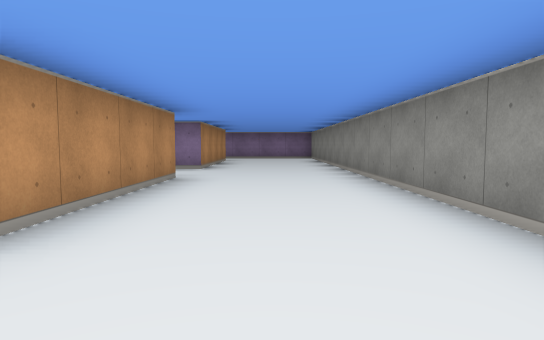
view 1 (above)

20 first-person views from a walk through a cub3D level. The camera is about half as high as the walls, tilts 4° down and sees 75° across. The floor is counted in squares. Each view is taken from the middle of a square. On the plan, view 1 faces up. The plan holds only what a view shows up to about 9 squares ahead; the rest is blank.

view 2
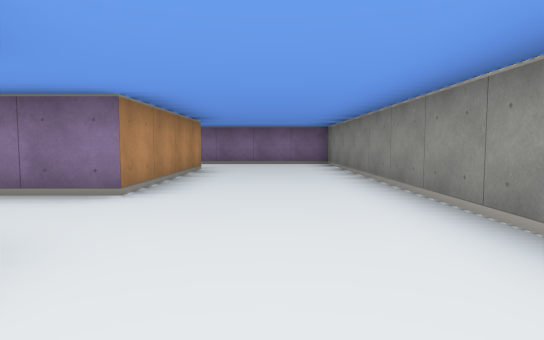

view 3
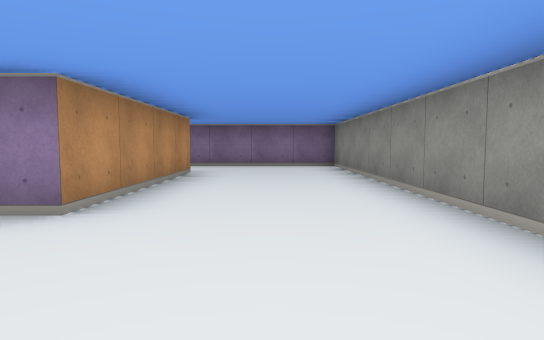

view 4
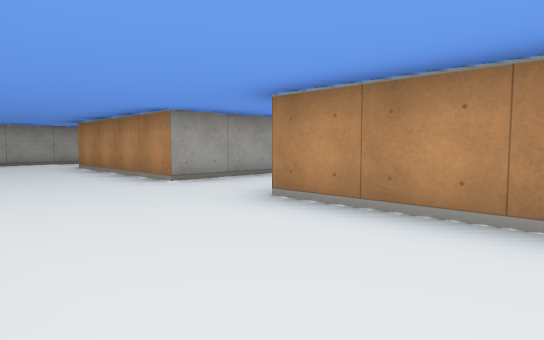

view 5
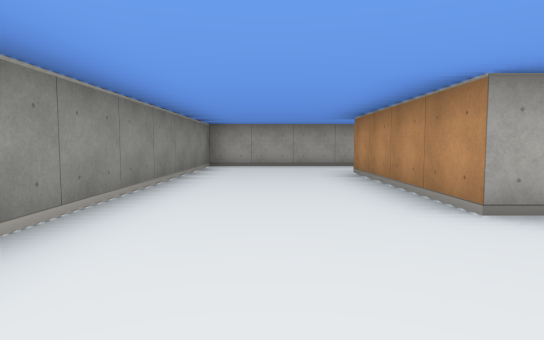

view 6
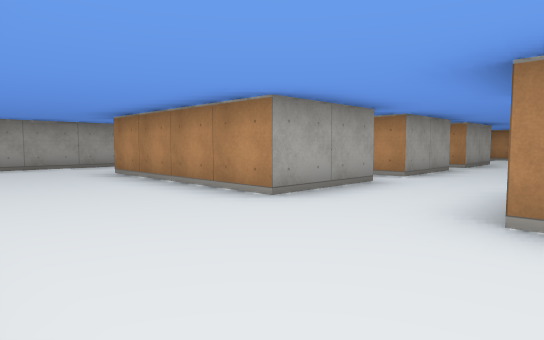

view 7
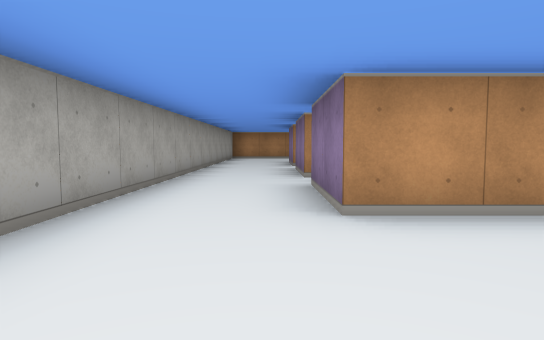

view 8
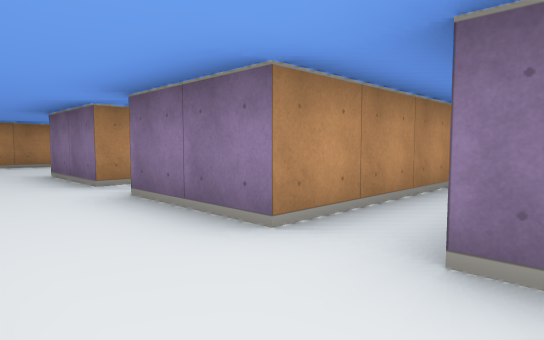

view 9
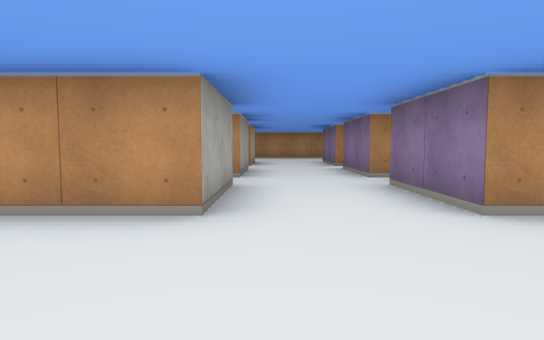

view 10
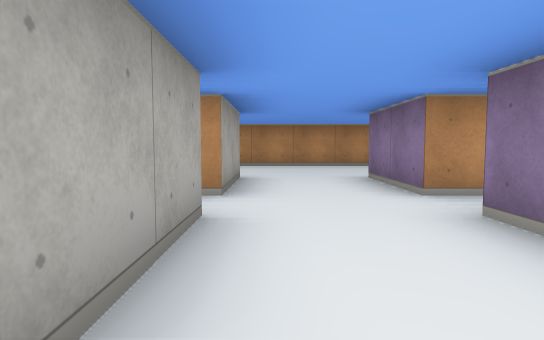

view 11
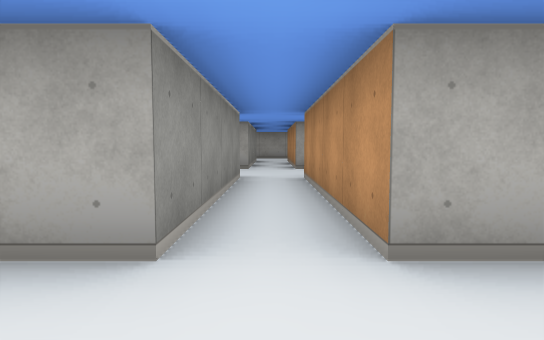

view 12
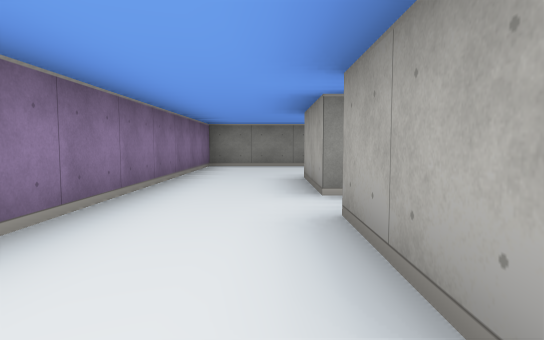

view 13
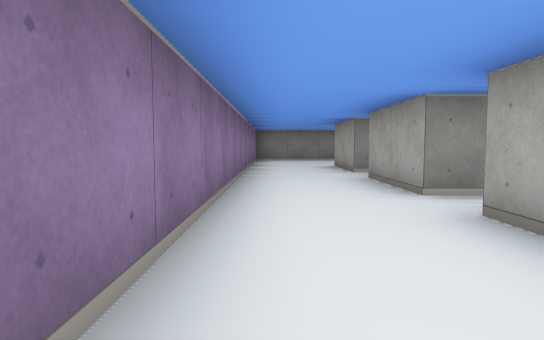

view 14
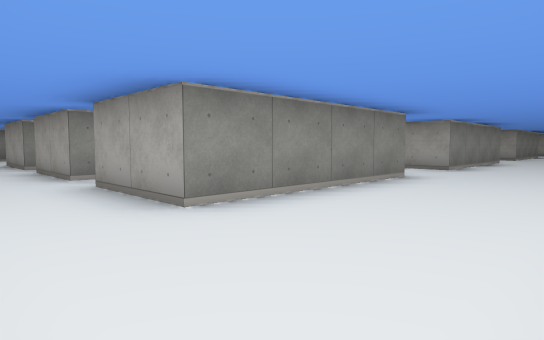

view 15
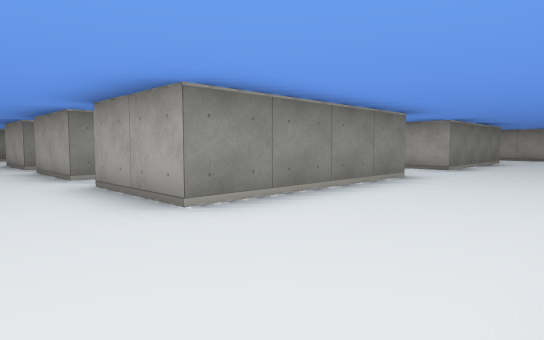

view 16
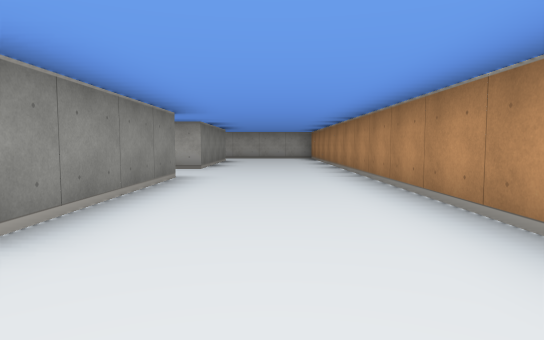

view 17
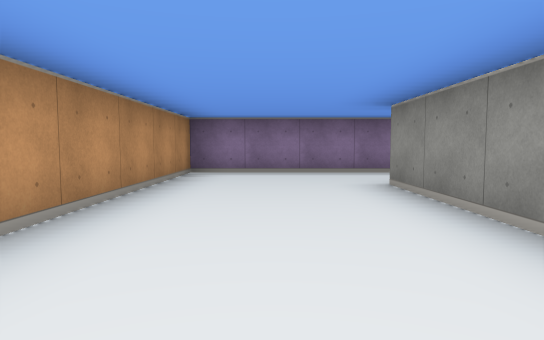

view 18
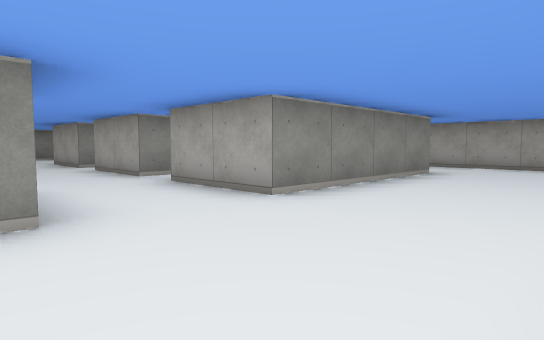

view 19
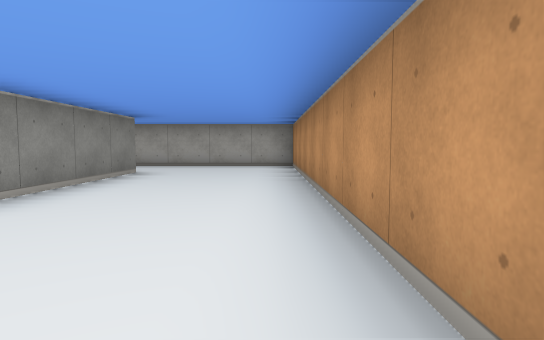

view 20
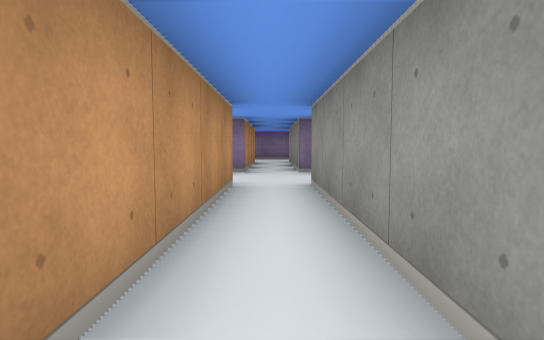

### Floor plan
Points are (right, up) in squares from view 1. A wall is a line through its corners. A room is listed if a view was taken in it or the views show most of it. See-through windows are left out.
Room 1 (views 1, 2, 3, 4, 5, 6, 7, 8, 9)
walls: (-3.5, 5.5) (-1.5, 5.5) (-1.5, 1.5); (1.5, 1.9) (1.5, 13.5) (-3.5, 13.5); (-3.6, -0.5) (-1.5, -0.5) (-1.5, -4.5) (-3.5, -4.5); (-3.5, 11.5) (-1.5, 11.5) (-1.5, 7.5) (-3.5, 7.5); (-3.5, -6.5) (1.5, -6.5) (1.5, 0.1)
ways out: opening at (-2.5, -5.5) to room 2; opening at (-2.5, 0.5) to room 2; opening at (-2.5, 6.5) to room 2; opening at (-2.5, 12.5) to room 2
Room 2 (views 10, 20)
walls: (-3.5, 1.6) (-3.5, 5.5); (-6.5, 5.5) (-4.5, 5.5) (-4.5, 1.6); (-3.5, 7.5) (-3.5, 11.5); (-6.5, -0.5) (-4.5, -0.5) (-4.5, -4.5) (-6.5, -4.5); (-4.5, 10) (-4.5, 7.5) (-6.5, 7.5); (-6.5, 11.5) (-4.5, 11.5); (-3.5, 13.5) (-6.5, 13.5); (-6.5, -6.5) (-3.5, -6.5)
ways out: opening at (-2.5, -5.5) to room 1; opening at (-2.5, 0.5) to room 1; opening at (-2.5, 6.5) to room 1; opening at (-2.5, 12.5) to room 1; opening at (-5.5, -5.5) to room 3; opening at (-5.5, 0.5) to room 3; opening at (-5.5, 6.5) to room 3; opening at (-5.5, 12.5) to room 3
Room 3 (views 11, 12)
walls: (-6.5, 1.5) (-6.5, 5.5); (-9.5, 5.5) (-7.5, 5.5) (-7.5, 1.5); (-7.5, 8.1) (-7.5, 7.5) (-9.5, 7.5); (-9.5, -0.5) (-7.5, -0.5) (-7.5, -1.9); (-6.5, -2) (-6.5, -0.5); (-6.5, 10.9) (-6.5, 11.5); (-9.5, 11.5) (-7.5, 11.5); (-7.5, -4) (-7.5, -4.5) (-9.5, -4.5); (-6.5, 13.5) (-9.5, 13.5); (-9.5, -6.5) (-6.5, -6.5)
ways out: opening at (-5.5, -5.5) to room 2; opening at (-5.5, 0.5) to room 2; opening at (-5.5, 6.5) to room 2; opening at (-5.5, 12.5) to room 2; opening at (-8.5, -5.5) to room 4; opening at (-8.5, 0.5) to room 4; opening at (-8.5, 6.5) to room 4; opening at (-8.5, 12.5) to room 4
Room 4 (views 13, 14, 15, 16, 17, 18, 19)
walls: (-9.5, 1.4) (-9.5, 5.5); (-9.5, 7.5) (-9.5, 11.5); (-9.5, -4.5) (-9.5, -0.5); (-9.5, 13.5) (-12.5, 13.5) (-12.5, -6.5) (-9.5, -6.5)
ways out: opening at (-8.5, -5.5) to room 3; opening at (-8.5, 0.5) to room 3; opening at (-8.5, 6.5) to room 3; opening at (-8.5, 12.5) to room 3

Positions as (right, up) in squares from view 1, and headings:
1: (0, 0), facing up
2: (0, 4), facing up
3: (0, 5), facing up
4: (1, 4), facing down-left
5: (0, 2), facing down
6: (1, 2), facing down-left
7: (1, -5), facing left
8: (-3, -6), facing up-left
9: (1, 6), facing left
10: (-4, 6), facing left
11: (-7, 7), facing down
12: (-7, 12), facing right
13: (-10, 13), facing right
14: (-12, 13), facing down-right
15: (-12, 7), facing down-right
16: (-11, 7), facing down
17: (-11, 7), facing up
18: (-12, 2), facing down-right
19: (-12, 2), facing down
20: (-4, 1), facing up
